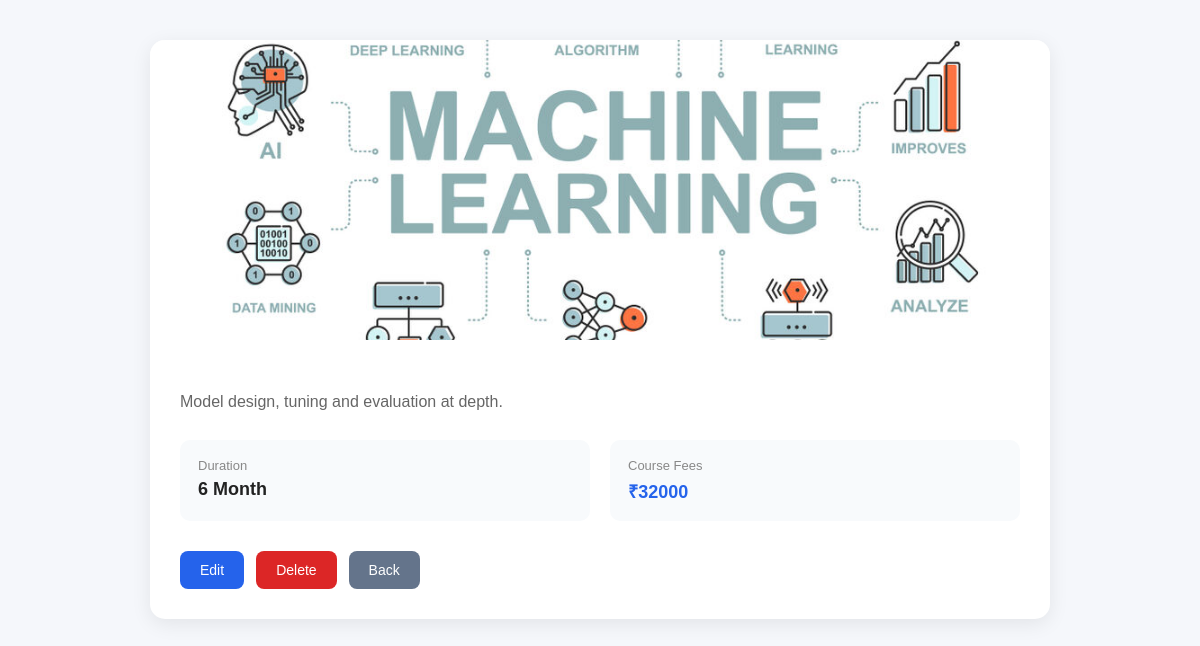
Screenshot of /myapp/course/1/ with the database file from the repository.
### myapp/models.py (models this page shows, shortened)
class Course(models.Model):
    name=models.CharField(max_length=50)
    description=models.TextField(max_length=200)
    duration=models.CharField(max_length=20)
    fees=models.IntegerField()
    cou_image=models.ImageField(upload_to="cou_image")

### myapp/views.py (the view)
# urls.py: path("course/<int:id>/",views.course_detail,name="course_detail"),
def course_detail(request, id):
    course = Course.objects.get(id=id)
    return render(request, "course_details.html", {
        "course": course
    })

### myapp/templates/course_details.html (shortened to what this page needs)
<!DOCTYPE html>
<html>
<head>
</head>
<body>
<div class="container">
    <div class="card">
        {% if course.cou_image %}
            <img src="{{ course.cou_image.url }}"
                 class="course-image"
                 alt="{{ course.course_name }}">
        {% else %}
            <div class="no-image">
                No Course Image
            </div>
        {% endif %}
        <div class="content">
            <p class="description">
                {{ course.description }}
            </p>
            <div class="details">
                <div class="detail-box">
                    <span class="label">
                        Duration
                    </span>
                    <span class="value">
                        {{ course.duration }}
                    </span>
                </div>
                <div class="detail-box">
                    <span class="label">
                        Course Fees
                    </span>
                    <span class="value fees">
                        ₹{{ course.fees }}
                    </span>
                </div>
            </div>
            <div class="buttons">
                <a href="{% url 'course_update' course.id %}"
                   class="btn edit">
                    Edit
                </a>
                <a href="{% url 'course_delete' course.id %}"
                   class="btn delete">
                    Delete
                </a>
                <a href="{% url 'course_list' %}"
                   class="btn back">
                    Back
                </a>
            </div>
        </div>
    </div>
</div>
</body>
</html>

### myapp/templates/course_details.html (style rules this page uses)
* { margin: 0; padding: 0; box-sizing: border-box; font-family: Arial, sans-serif; }
body { background: #f5f7fb; padding: 40px; }
.container { max-width: 900px; margin: auto; }
.card { background: white; border-radius: 15px; overflow: hidden; box-shadow: 0 5px 20px rgba(0,0,0,0.08); }
.course-image { width: 100%; height: 300px; object-fit: cover; }
.content { padding: 30px; }
.description { color: #666; line-height: 1.6; margin-bottom: 25px; }
.details { display: grid; grid-template-columns: 1fr 1fr; gap: 20px; margin-bottom: 30px; }
.detail-box { background: #f8fafc; padding: 18px; border-radius: 10px; }
.label { display: block; color: #888; font-size: 13px; margin-bottom: 6px; }
.value { font-size: 18px; font-weight: bold; color: #222; }
.fees { color: #2563eb; }
.buttons { display: flex; gap: 12px; }
.btn { text-decoration: none; padding: 11px 20px; border-radius: 8px; color: white; font-size: 14px; }
.edit { background: #2563eb; }
.delete { background: #dc2626; }
.back { background: #64748b; }

### rows the page displays
Course: cou_image (picture), description "Model design, tuning and evaluation at depth.", duration "6 Month", fees "32000"
